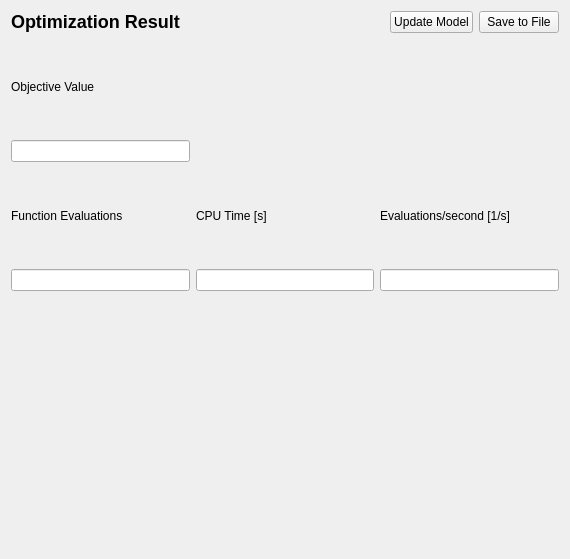
<?xml version="1.0" encoding="UTF-8"?>
<ui version="4.0">
<comment> Begin CVS Header </comment>
<comment>   $Source: /fs/turing/cvs/copasi_dev/copasi/UI/CQOptimizationResult.ui,v $ </comment>
<comment>   $Revision: 1.6.2.1 $ </comment>
<comment>   $Name: Build-33 $ </comment>
<comment>   $Author: shoops $ </comment>
<comment>   $Date: 2011/01/26 13:15:48 $ </comment>
<comment> End CVS Header </comment>

<comment> Copyright (C) 2010 by Pedro Mendes, Virginia Tech Intellectual </comment>
<comment> Properties, Inc., University of Heidelberg, and The University </comment>
<comment> of Manchester. </comment>
<comment> All rights reserved. </comment>

 <class>CQOptimizationResult</class>
 <widget class="CopasiWidget" name="CQOptimizationResult">
  <property name="geometry">
   <rect>
    <x>0</x>
    <y>0</y>
    <width>570</width>
    <height>559</height>
   </rect>
  </property>
  <property name="windowTitle">
   <string>Optimization Result Window</string>
  </property>
  <property name="caption" stdset="0">
   <string>Fitting Result</string>
  </property>
  <layout class="QVBoxLayout">
   <item>
    <layout class="QHBoxLayout">
     <item>
      <widget class="QLabel" name="mpLblResult">
       <property name="sizePolicy">
        <sizepolicy hsizetype="MinimumExpanding" vsizetype="Preferred">
         <horstretch>0</horstretch>
         <verstretch>0</verstretch>
        </sizepolicy>
       </property>
       <property name="text">
        <string>&lt;!DOCTYPE HTML PUBLIC &quot;-//W3C//DTD HTML 4.0//EN&quot; &quot;http://www.w3.org/TR/REC-html40/strict.dtd&quot;&gt;
&lt;html&gt;&lt;head&gt;&lt;meta name=&quot;qrichtext&quot; content=&quot;1&quot; /&gt;&lt;style type=&quot;text/css&quot;&gt;
p, li { white-space: pre-wrap; }
&lt;/style&gt;&lt;/head&gt;&lt;body style=&quot; font-family:'Lucida Grande'; font-size:13pt; font-weight:400; font-style:normal;&quot;&gt;
&lt;p style=&quot; margin-top:16px; margin-bottom:12px; margin-left:0px; margin-right:0px; -qt-block-indent:0; text-indent:0px;&quot;&gt;&lt;span style=&quot; font-size:x-large; font-weight:600;&quot;&gt;Optimization Result&lt;/span&gt;&lt;/p&gt;&lt;/body&gt;&lt;/html&gt;</string>
       </property>
       <property name="wordWrap">
        <bool>false</bool>
       </property>
      </widget>
     </item>
     <item>
      <widget class="QPushButton" name="mpBtnUpdateModel">
       <property name="text">
        <string>Update Model</string>
       </property>
      </widget>
     </item>
     <item>
      <widget class="QPushButton" name="mpBtnSave">
       <property name="text">
        <string>Save to File</string>
       </property>
      </widget>
     </item>
    </layout>
   </item>
   <item>
    <layout class="QGridLayout">
     <item row="3" column="1">
      <widget class="QLineEdit" name="mpEditCPUTime">
       <property name="readOnly">
        <bool>true</bool>
       </property>
      </widget>
     </item>
     <item row="3" column="0">
      <widget class="QLineEdit" name="mpEditEvaluations">
       <property name="readOnly">
        <bool>true</bool>
       </property>
      </widget>
     </item>
     <item row="3" column="2">
      <widget class="QLineEdit" name="mpEditSpeed">
       <property name="readOnly">
        <bool>true</bool>
       </property>
      </widget>
     </item>
     <item row="2" column="2">
      <widget class="QLabel" name="mpLblSpeed">
       <property name="text">
        <string>Evaluations/second [1/s]</string>
       </property>
       <property name="wordWrap">
        <bool>false</bool>
       </property>
      </widget>
     </item>
     <item row="2" column="0">
      <widget class="QLabel" name="mpLblEvaluations">
       <property name="text">
        <string>Function Evaluations</string>
       </property>
       <property name="wordWrap">
        <bool>false</bool>
       </property>
      </widget>
     </item>
     <item row="2" column="1">
      <widget class="QLabel" name="mpLblCPUTime">
       <property name="text">
        <string>CPU Time [s]</string>
       </property>
       <property name="wordWrap">
        <bool>false</bool>
       </property>
      </widget>
     </item>
     <item row="0" column="0">
      <widget class="QLabel" name="mpLblObjectiveValue">
       <property name="text">
        <string>Objective Value</string>
       </property>
       <property name="wordWrap">
        <bool>false</bool>
       </property>
      </widget>
     </item>
     <item row="1" column="0">
      <widget class="QLineEdit" name="mpEditObjectiveValue">
       <property name="readOnly">
        <bool>true</bool>
       </property>
      </widget>
     </item>
    </layout>
   </item>
   <item>
    <widget class="Q3Table" name="mpParameters">
     <property name="numRows">
      <number>0</number>
     </property>
     <property name="numCols">
      <number>0</number>
     </property>
    </widget>
   </item>
  </layout>
 </widget>
 <layoutdefault spacing="6" margin="11"/>
 <pixmapfunction>qPixmapFromMimeSource</pixmapfunction>
 <customwidgets>
  <customwidget>
   <class>Q3Frame</class>
   <extends>QFrame</extends>
   <header>Qt3Support/Q3Frame</header>
   <container>1</container>
  </customwidget>
  <customwidget>
   <class>Q3Table</class>
   <extends>Q3Frame</extends>
   <header>q3table.h</header>
  </customwidget>
  <customwidget>
   <class>CopasiWidget</class>
   <extends>QWidget</extends>
   <header>copasi/UI/copasiWidget.h</header>
   <container>1</container>
  </customwidget>
 </customwidgets>
 <includes>
  <include location="local" >copasi/UI/copasiWidget.h</include>
 </includes>
 <resources/>
 <connections>
  <connection>
   <sender>mpBtnSave</sender>
   <signal>clicked()</signal>
   <receiver>CQOptimizationResult</receiver>
   <slot>slotSave()</slot>
   <hints>
    <hint type="sourcelabel">
     <x>20</x>
     <y>20</y>
    </hint>
    <hint type="destinationlabel">
     <x>20</x>
     <y>20</y>
    </hint>
   </hints>
  </connection>
  <connection>
   <sender>mpBtnUpdateModel</sender>
   <signal>clicked()</signal>
   <receiver>CQOptimizationResult</receiver>
   <slot>slotUpdateModel()</slot>
   <hints>
    <hint type="sourcelabel">
     <x>20</x>
     <y>20</y>
    </hint>
    <hint type="destinationlabel">
     <x>20</x>
     <y>20</y>
    </hint>
   </hints>
  </connection>
 </connections>
</ui>
